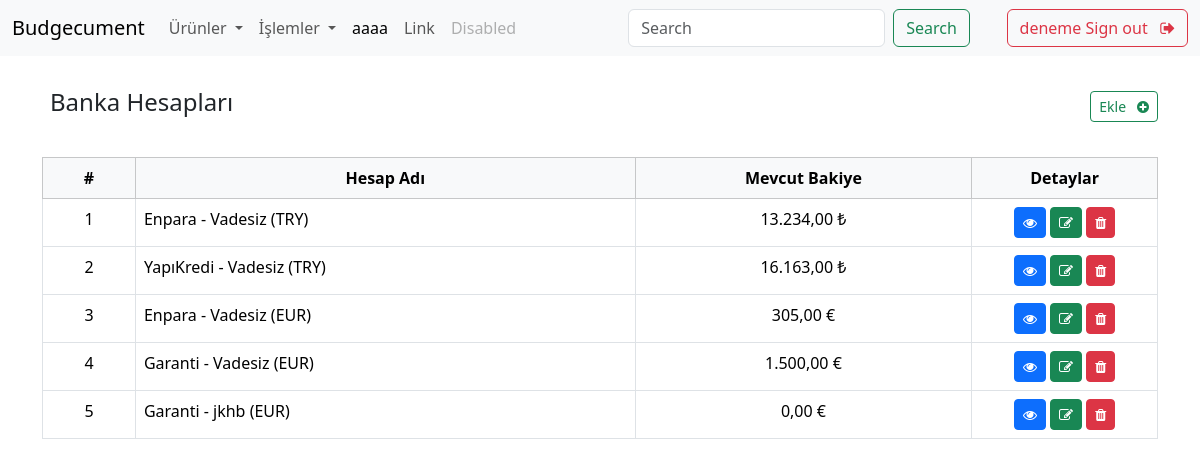
The page /bank_accounts/ (signed in) on the database its author committed.
### apps/bank_accounts/models.py (models this page shows, shortened)
class BankAccount(models.Model):
    uid = models.UUIDField(default=uuid.uuid4, editable=False, unique=True)
    name = models.CharField(max_length=200)
    bank = models.ForeignKey(BankName, on_delete=models.CASCADE)
    account_holder = models.ForeignKey(AccountHolder, on_delete=models.CASCADE)
    currency = models.ForeignKey(Currency, on_delete=models.CASCADE)
    current_balance = models.DecimalField(max_digits=100, decimal_places=2)
    class Meta:
        verbose_name = "Banka Hesabı"
        verbose_name_plural = "Banka Hesapları"

### apps/common/models.py (models this page shows, shortened)
class BankName(models.Model):
    name = models.CharField(max_length=200)
    def __str__(self):
        return f"{self.name}"
    class Meta:
        verbose_name = "Banka Adı"
        verbose_name_plural = "Banka Adları"

class Currency(models.Model):
    code = models.CharField(max_length=3, unique=True)  # ISO 4217 code
    name = models.CharField(max_length=50)
    symbol = models.CharField(max_length=10)
    class Meta:
        verbose_name = "Para Birimi"
        verbose_name_plural = "Para Birimleri"

### apps/bank_accounts/views.py (the view)
# urls.py: path('', views.BankAccountListView.as_view(), name='bank_account_list'),
class BankAccountListView(LoginRequiredMixin, ListView):
    model = BankAccount
    template_name = 'bank_accounts/bank_account_list.html'
    def get_queryset(self):
        return BankAccount.objects.filter(account_holder=self.request.user.accountholder)

### templates/bank_accounts/bank_account_list.html (shortened to what this page needs)
{% extends "base.html" %}
{% load crispy_forms_tags %}
{% block content %}
<div class="container">
    <div class="d-flex justify-content-between align-items-center">
    <h4 class="p-2">Banka Hesapları</h4>
    <a href="{% url 'bank_account_create' %}" class="btn btn-outline-success btn-sm">Ekle &nbsp;
    <i class="fa fa-plus-circle" aria-hidden="true"></i></a>
  </div>
    <br>
<table class="table table-hover table-bordered">
    <thead class="table-light text-center">
        <tr>
            <th scope="col" class="col-sm-1">#</th>
            <th scope="col">Hesap Adı</th>
            <th scope="col">Mevcut Bakiye</th>
            <th scope="col" class="col-sm-2">Detaylar</th>
        </tr>
    </thead>
    <tbody>
        {% if object_list %}
            {% for object in object_list %}
            <tr>
                <td class="text-center">{{ forloop.counter }}</td>
                <td class="text-left">{{ object.bank }} - {{ object.name }} ({{ object.currency.code }})</td>
                <td class="text-center {% if object.current_balance < 0 %}text-danger{% endif %}">{{ object.current_balance }} {{ object.currency.symbol }}</td>
                <td class="text-center">
                    <a class="btn btn-primary btn-sm" href="{% url 'bank_account_detail' uid=object.uid %}">
                        <i class="fa fa-eye" aria-hidden="true"></i>
                    </a>
                    <a class="btn btn-success btn-sm" href="{% url 'bank_account_edit' uid=object.uid %}">
                        <i class="fa fa-pencil-square-o" aria-hidden="true"></i>
                    </a>
                    <a href="#" class="btn btn-danger btn-sm" onclick="showModal('{{ object.uid }}',
                                                                        'Bu banka hesabını silmek istediğinize emin misiniz?',
                                                                         '{% url 'bank_account_delete' uid=object.uid %}')">
                        <i class="fa fa-trash" aria-hidden="true"></i>
                    </a>
                </td>
            </tr>
            {% endfor %}
        {% else %}
            <tr>
                <td colspan="8">Banka hesabı bulunamadı.</td>
            </tr>
        {% endif %}
    </tbody>
</table>
</div>
{% endblock %}

### templates/navbar.html (shortened to what this page needs)
<nav class="navbar navbar-expand-lg bg-body-tertiary">
  <div class="container-fluid">
    <a class="navbar-brand" href="http://127.0.0.1:8000/">Budgecument</a>
    <div class="collapse navbar-collapse" id="navbarSupportedContent">
      <ul class="navbar-nav me-auto mb-2 mb-lg-0">
        {% if user.is_authenticated %}
        <li class="nav-item dropdown">
          <a class="nav-link dropdown-toggle" href="#" role="button" data-bs-toggle="dropdown" aria-expanded="false">
            Ürünler
          </a>
        </li>
        {% endif %}
        {% if user.is_authenticated %}
        <li class="nav-item dropdown">
          <a class="nav-link dropdown-toggle" href="#" role="button" data-bs-toggle="dropdown" aria-expanded="false">
            İşlemler
          </a>
        </li>
        {% endif %}
        <li class="nav-item">
          <a class="nav-link active" aria-current="page" href="{% url 'bank_account_list' %}">aaaa</a>
        </li>
        <li class="nav-item">
          <a class="nav-link" href="#">Link</a>
        </li>
        <li class="nav-item">
          <a class="nav-link disabled" aria-disabled="true">Disabled</a>
        </li>
      </ul>
      <form class="d-flex" role="search">
        <input class="form-control me-2" type="search" placeholder="Search" aria-label="Search">
        <button class="btn btn-outline-success" type="submit">Search</button>
      </form>
        <ul class="navbar-nav mr-auto">
          {% if user.is_authenticated %}
          <p class="nav-link active"> </p>
              <li class="nav-item">
                <a class="btn btn-outline-danger" href="{% url 'logout' %}">{{user.username}} Sign out &nbsp;
                  <i class="fa fa-sign-out" aria-hidden="true"></i> </a>
              </li>
        </ul>
      {% endif %}
      </div>
    </div>
</nav>

### rows shown on the page
BankAccount: bank "Enpara", name "Vadesiz", currency.code "TRY", current_balance "13.234,00", currency.symbol "₺"
BankAccount: bank "YapıKredi", name "Vadesiz", currency.code "TRY", current_balance "16.163,00", currency.symbol "₺"
BankAccount: bank "Enpara", name "Vadesiz", currency.code "EUR", current_balance "305,00", currency.symbol "€"
BankAccount: bank "Garanti", name "Vadesiz", currency.code "EUR", current_balance "1.500,00", currency.symbol "€"
BankAccount: bank "Garanti", name "jkhb", currency.code "EUR", current_balance "0,00", currency.symbol "€"

### other values the page prints
{{ user.username }} "deneme"
